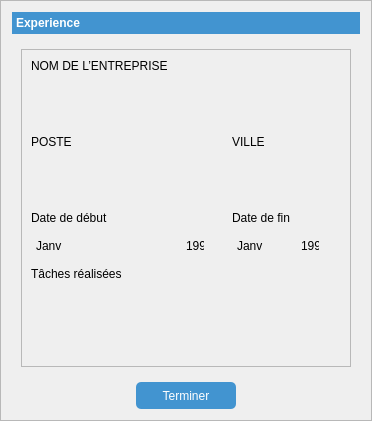
               <widget class="QFrame" name="frame_15">
                <property name="frameShape">
                 <enum>QFrame::StyledPanel</enum>
                </property>
                <property name="frameShadow">
                 <enum>QFrame::Raised</enum>
                </property>
                <layout class="QGridLayout" name="gridLayout_14">
                 <item row="1" column="0" alignment="Qt::AlignHCenter">
                  <widget class="QPushButton" name="Terminer_1">
                   <property name="minimumSize">
                    <size>
                     <width>100</width>
                     <height>27</height>
                    </size>
                   </property>
                   <property name="cursor">
                    <cursorShape>PointingHandCursor</cursorShape>
                   </property>
                   <property name="styleSheet">
                    <string notr="true">QPushButton{
	
	background-color: rgb(66, 148, 208);
	border:0px solid;
	border-radius:5px;
	
	color: rgb(255, 255, 255);
}</string>
                   </property>
                   <property name="text">
                    <string>Terminer</string>
                   </property>
                  </widget>
                 </item>
                 <item row="0" column="0">
                  <widget class="QToolBox" name="toolBox_2">
                   <property name="styleSheet">
                    <string notr="true">QToolBox::tab {
	background-color: rgb(66, 148, 208);
    
	color: rgb(255, 255, 255);
}

QToolBox::tab:selected { /* italicize selected tabs */
    color: white;
	font:bold;
}</string>
                   </property>
                   <property name="currentIndex">
                    <number>0</number>
                   </property>
                   <widget class="QWidget" name="page_5">
                    <property name="geometry">
                     <rect>
                      <x>0</x>
                      <y>0</y>
                      <width>862</width>
                      <height>351</height>
                     </rect>
                    </property>
                    <attribute name="label">
                     <string>Experience</string>
                    </attribute>
                    <layout class="QGridLayout" name="gridLayout_15">
                     <item row="0" column="0">
                      <widget class="QFrame" name="frame_17">
                       <property name="styleSheet">
                        <string notr="true">QLineEdit{
	background-color: rgb(239, 239, 239);
	/*border:1px solid gray;*/
	border-radius:4px;
}

QLineEdit:hover{
	border:1px solid #00aaff;
	border-radius:4px;
}

QComboBox
{
    selection-background-color: #00ff7f;
	background-color: rgb(239, 239, 239);
    border-radius: 2px;
 
}
QComboBox:hover
{
	background-color: rgb(66, 148, 208);
    color:white;
}

QComboBox:on
{
    background-color: rgb(66, 148, 208);
    padding-top: 5px;
    padding-left: 5px;
}

QComboBox QAbstractItemView
{
    background-color: white;
    border-radius: 2px;
    border: 1px solid white;
    selection-background-color:rgb(66, 148, 208);
    color: black;
}

QComboBox::drop-down
{
    subcontrol-origin: padding;
    subcontrol-position: top right;
    width: 15px;

    border-left-width: 0px;
    border-left-color: darkgray;
    border-left-style: solid;
    border-top-right-radius: 3px;
    border-bottom-right-radius: 3px;
}
QTextEdit{

	background-color: rgb(239, 239, 239);
	border-radius:4px;
}
QTextEdit:hover{
	border:1px solid #00aaff;
	border-radius:4px;
}</string>
                       </property>
                       <property name="frameShape">
                        <enum>QFrame::StyledPanel</enum>
                       </property>
                       <property name="frameShadow">
                        <enum>QFrame::Raised</enum>
                       </property>
                       <layout class="QGridLayout" name="gridLayout_17">
                        <item row="5" column="3">
                         <widget class="QComboBox" name="comboBox_7">
                          <property name="minimumSize">
                           <size>
                            <width>0</width>
                            <height>30</height>
                           </size>
                          </property>
                          <item>
                           <property name="text">
                            <string>1990</string>
                           </property>
                          </item>
                          <item>
                           <property name="text">
                            <string>1991</string>
                           </property>
                          </item>
                          <item>
                           <property name="text">
                            <string>1992</string>
                           </property>
                          </item>
                          <item>
                           <property name="text">
                            <string>1993</string>
                           </property>
                          </item>
                          <item>
                           <property name="text">
                            <string>1994</string>
                           </property>
                          </item>
                          <item>
                           <property name="text">
                            <string>1995</string>
                           </property>
                          </item>
                          <item>
                           <property name="text">
                            <string>1996</string>
                           </property>
                          </item>
                          <item>
                           <property name="text">
                            <string>1997</string>
                           </property>
                          </item>
                          <item>
                           <property name="text">
                            <string>1998</string>
                           </property>
                          </item>
                          <item>
                           <property name="text">
                            <string>1999</string>
                           </property>
                          </item>
                          <item>
                           <property name="text">
                            <string>2000</string>
                           </property>
                          </item>
                          <item>
                           <property name="text">
                            <string>2001</string>
                           </property>
                          </item>
                          <item>
                           <property name="text">
                            <string>2002</string>
                           </property>
                          </item>
                          <item>
                           <property name="text">
                            <string>2003</string>
                           </property>
                          </item>
                          <item>
                           <property name="text">
                            <string>2004</string>
                           </property>
                          </item>
                          <item>
                           <property name="text">
                            <string>2005</string>
                           </property>
                          </item>
                          <item>
                           <property name="text">
                            <string>2006</string>
                           </property>
                          </item>
                          <item>
                           <property name="text">
                            <string>2007</string>
                           </property>
                          </item>
                          <item>
                           <property name="text">
                            <string>2008</string>
                           </property>
                          </item>
                          <item>
                           <property name="text">
                            <string>2009</string>
                           </property>
                          </item>
                          <item>
                           <property name="text">
                            <string>2010</string>
                           </property>
                          </item>
                          <item>
                           <property name="text">
                            <string>2011</string>
                           </property>
                          </item>
                          <item>
                           <property name="text">
                            <string>2012</string>
                           </property>
                          </item>
                          <item>
                           <property name="text">
                            <string>2013</string>
                           </property>
                          </item>
                          <item>
                           <property name="text">
                            <string>2014</string>
                           </property>
                          </item>
                          <item>
                           <property name="text">
                            <string>2015</string>
                           </property>
                          </item>
                          <item>
                           <property name="text">
                            <string>2016</string>
                           </property>
                          </item>
                          <item>
                           <property name="text">
                            <string>2017</string>
                           </property>
                          </item>
                          <item>
                           <property name="text">
                            <string>2018</string>
                           </property>
                          </item>
                          <item>
                           <property name="text">
                            <string>2019</string>
                           </property>
                          </item>
                          <item>
                           <property name="text">
                            <string>2020</string>
                           </property>
                          </item>
                          <item>
                           <property name="text">
                            <string>2021</string>
                           </property>
                          </item>
                          <item>
                           <property name="text">
                            <string>2022</string>
                           </property>
                          </item>
                          <item>
                           <property name="text">
                            <string>2023</string>
                           </property>
                          </item>
                          <item>
                           <property name="text">
                            <string>2024</string>
                           </property>
                          </item>
                          <item>
                           <property name="text">
                            <string>2025</string>
                           </property>
                          </item>
                          <item>
                           <property name="text">
                            <string>2026</string>
                           </property>
                          </item>
                          <item>
                           <property name="text">
                            <string>2027</string>
                           </property>
                          </item>
                          <item>
                           <property name="text">
                            <string>2028</string>
                           </property>
                          </item>
                          <item>
                           <property name="text">
                            <string>2029</string>
                           </property>
                          </item>
                          <item>
                           <property name="text">
                            <string>2030</string>
                           </property>
                          </item>
                         </widget>
                        </item>
                        <item row="7" column="0" colspan="4">
                         <widget class="QTextEdit" name="textEdit_2"/>
                        </item>
                        <item row="2" column="0">
                         <widget class="QLabel" name="label_14">
                          <property name="text">
                           <string>POSTE</string>
                          </property>
                         </widget>
                        </item>
                        <item row="5" column="1">
                         <widget class="QComboBox" name="comboBox_5">
                          <property name="minimumSize">
                           <size>
                            <width>0</width>
                            <height>30</height>
                           </size>
                          </property>
                          <item>
                           <property name="text">
                            <string>1990</string>
                           </property>
                          </item>
                          <item>
                           <property name="text">
                            <string>1991</string>
                           </property>
                          </item>
                          <item>
                           <property name="text">
                            <string>1992</string>
                           </property>
                          </item>
                          <item>
                           <property name="text">
                            <string>1993</string>
                           </property>
                          </item>
                          <item>
                           <property name="text">
                            <string>1994</string>
                           </property>
                          </item>
                          <item>
                           <property name="text">
                            <string>1995</string>
                           </property>
                          </item>
                          <item>
                           <property name="text">
                            <string>1996</string>
                           </property>
                          </item>
                          <item>
                           <property name="text">
                            <string>1997</string>
                           </property>
                          </item>
                          <item>
                           <property name="text">
                            <string>1998</string>
                           </property>
                          </item>
                          <item>
                           <property name="text">
                            <string>1999</string>
                           </property>
                          </item>
                          <item>
                           <property name="text">
                            <string>2000</string>
                           </property>
                          </item>
                          <item>
                           <property name="text">
                            <string>2001</string>
                           </property>
                          </item>
                          <item>
                           <property name="text">
                            <string>2002</string>
                           </property>
                          </item>
                          <item>
                           <property name="text">
                            <string>2003</string>
                           </property>
                          </item>
                          <item>
                           <property name="text">
                            <string>2004</string>
                           </property>
                          </item>
                          <item>
                           <property name="text">
                            <string>2005</string>
                           </property>
                          </item>
                          <item>
                           <property name="text">
                            <string>2006</string>
                           </property>
                          </item>
                          <item>
                           <property name="text">
                            <string>2007</string>
                           </property>
                          </item>
                          <item>
                           <property name="text">
                            <string>2008</string>
                           </property>
                          </item>
                          <item>
                           <property name="text">
                            <string>2009</string>
                           </property>
                          </item>
                          <item>
                           <property name="text">
                            <string>2010</string>
                           </property>
                          </item>
                          <item>
                           <property name="text">
                            <string>2011</string>
                           </property>
                          </item>
                          <item>
                           <property name="text">
                            <string>2012</string>
                           </property>
                          </item>
                          <item>
                           <property name="text">
                            <string>2013</string>
                           </property>
                          </item>
                          <item>
                           <property name="text">
                            <string>2014</string>
                           </property>
                          </item>
                          <item>
                           <property name="text">
                            <string>2015</string>
                           </property>
                          </item>
                          <item>
                           <property name="text">
                            <string>2016</string>
                           </property>
                          </item>
                          <item>
                           <property name="text">
                            <string>2017</string>
                           </property>
                          </item>
                          <item>
                           <property name="text">
                            <string>2018</string>
                           </property>
                          </item>
                          <item>
                           <property name="text">
                            <string>2019</string>
                           </property>
                          </item>
                          <item>
                           <property name="text">
                            <string>2020</string>
                           </property>
                          </item>
                          <item>
                           <property name="text">
                            <string>2021</string>
                           </property>
                          </item>
                          <item>
                           <property name="text">
                            <string>2022</string>
                           </property>
                          </item>
                          <item>
                           <property name="text">
                            <string>2023</string>
                           </property>
                          </item>
                          <item>
                           <property name="text">
                            <string>2024</string>
                           </property>
                          </item>
                          <item>
                           <property name="text">
                            <string>2025</string>
                           </property>
                          </item>
                          <item>
                           <property name="text">
                            <string>2026</string>
                           </property>
                          </item>
                          <item>
                           <property name="text">
                            <string>2027</string>
                           </property>
                          </item>
                          <item>
                           <property name="text">
                            <string>2028</string>
                           </property>
                          </item>
                          <item>
                           <property name="text">
                            <string>2029</string>
                           </property>
                          </item>
                          <item>
                           <property name="text">
                            <string>2030</string>
                           </property>
                          </item>
                         </widget>
                        </item>
                        <item row="4" column="0">
                         <widget class="QLabel" name="label_16">
                          <property name="text">
                           <string>Date de début</string>
                          </property>
                         </widget>
                        </item>
                        <item row="5" column="2">
                         <widget class="QComboBox" name="comboBox_6">
                          <property name="minimumSize">
                           <size>
                            <width>0</width>
                            <height>30</height>
                           </size>
                          </property>
                          <item>
                           <property name="text">
                            <string>Janv</string>
                           </property>
                          </item>
                          <item>
                           <property name="text">
                            <string>Févr</string>
                           </property>
                          </item>
                          <item>
                           <property name="text">
                            <string>Mars</string>
                           </property>
                          </item>
                          <item>
                           <property name="text">
                            <string>Avri</string>
                           </property>
                          </item>
                          <item>
                           <property name="text">
                            <string>Mai</string>
                           </property>
                          </item>
                          <item>
                           <property name="text">
                            <string>Juin</string>
                           </property>
                          </item>
                          <item>
                           <property name="text">
                            <string>Juil</string>
                           </property>
                          </item>
                          <item>
                           <property name="text">
                            <string>Auot</string>
                           </property>
                          </item>
                          <item>
                           <property name="text">
                            <string>Sept</string>
                           </property>
                          </item>
                          <item>
                           <property name="text">
                            <string>Oct</string>
                           </property>
                          </item>
                          <item>
                           <property name="text">
                            <string>Nev</string>
                           </property>
                          </item>
                          <item>
                           <property name="text">
                            <string>Déc</string>
                           </property>
                          </item>
                         </widget>
                        </item>
                        <item row="0" column="0">
                         <widget class="QLabel" name="label_13">
                          <property name="text">
                           <string>NOM DE L’ENTREPRISE  </string>
                          </property>
                         </widget>
                        </item>
                        <item row="3" column="0" colspan="2">
                         <widget class="QLineEdit" name="Poste">
                          <property name="minimumSize">
                           <size>
                            <width>0</width>
                            <height>50</height>
                           </size>
                          </property>
                          <property name="alignment">
                           <set>Qt::AlignCenter</set>
                          </property>
                         </widget>
                        </item>
                        <item row="3" column="2" colspan="2">
                         <widget class="QLineEdit" name="Ville_1">
                          <property name="minimumSize">
                           <size>
                            <width>0</width>
                            <height>50</height>
                           </size>
                          </property>
                          <property name="alignment">
                           <set>Qt::AlignCenter</set>
                          </property>
                         </widget>
                        </item>
                        <item row="6" column="0">
                         <widget class="QLabel" name="label_18">
                          <property name="text">
                           <string>Tâches réalisées </string>
                          </property>
                         </widget>
                        </item>
                        <item row="2" column="2">
                         <widget class="QLabel" name="label_15">
                          <property name="text">
                           <string>VILLE</string>
                          </property>
                         </widget>
                        </item>
                        <item row="5" column="0">
                         <widget class="QComboBox" name="comboBox_4">
                          <property name="minimumSize">
                           <size>
                            <width>0</width>
                            <height>30</height>
                           </size>
                          </property>
                          <item>
                           <property name="text">
                            <string>Janv</string>
                           </property>
                          </item>
                          <item>
                           <property name="text">
                            <string>Févr</string>
                           </property>
                          </item>
                          <item>
                           <property name="text">
                            <string>Mars</string>
                           </property>
                          </item>
                          <item>
                           <property name="text">
                            <string>Avri</string>
                           </property>
                          </item>
                          <item>
                           <property name="text">
                            <string>Mai</string>
                           </property>
                          </item>
                          <item>
                           <property name="text">
                            <string>Juin</string>
                           </property>
                          </item>
                          <item>
                           <property name="text">
                            <string>Juil</string>
                           </property>
                          </item>
                          <item>
                           <property name="text">
                            <string>Auot</string>
                           </property>
                          </item>
                          <item>
                           <property name="text">
                            <string>Sept</string>
                           </property>
                          </item>
                          <item>
                           <property name="text">
                            <string>Oct</string>
                           </property>
                          </item>
                          <item>
                           <property name="text">
                            <string>Nov</string>
                           </property>
                          </item>
                          <item>
                           <property name="text">
                            <string>Déc</string>
                           </property>
                          </item>
                         </widget>
                        </item>
                        <item row="1" column="0" colspan="4">
                         <widget class="QLineEdit" name="Entrep">
                          <property name="minimumSize">
                           <size>
                            <width>0</width>
                            <height>50</height>
                           </size>
                          </property>
                          <property name="alignment">
                           <set>Qt::AlignCenter</set>
                          </property>
                         </widget>
                        </item>
                        <item row="4" column="2">
                         <widget class="QLabel" name="label_17">
                          <property name="text">
                           <string>Date de fin</string>
                          </property>
                         </widget>
                        </item>
                       </layout>
                      </widget>
                     </item>
                    </layout>
                   </widget>
                  </widget>
                 </item>
                </layout>
               </widget>
